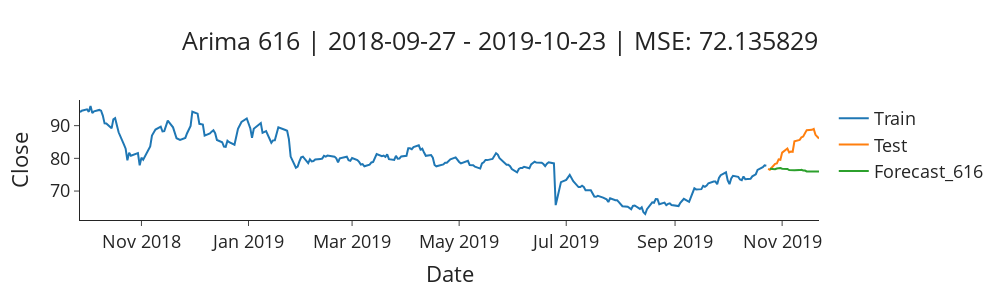
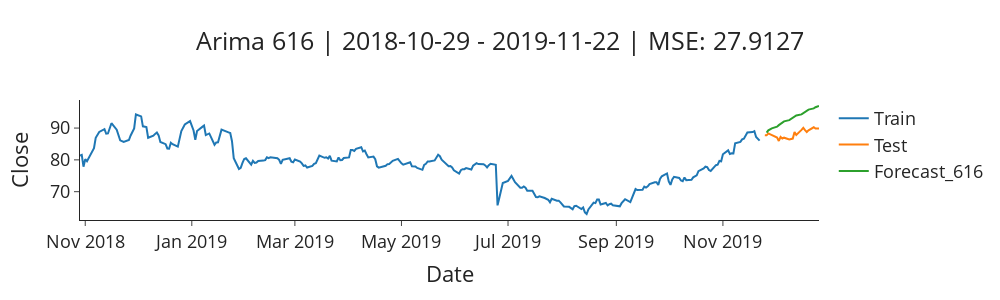
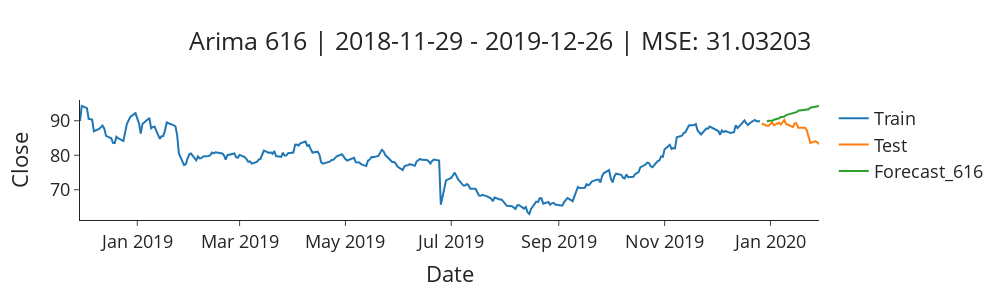
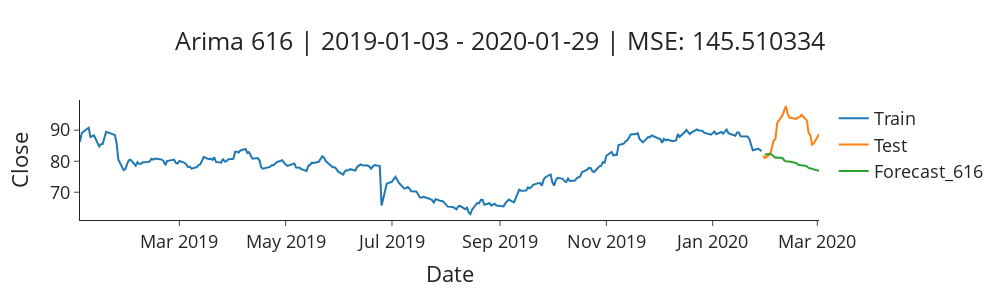

Notebook code cell kept with these figures, in order:
### Markdown cell above
# ARIMA 6,1,6 | Treino_270 | Horizon_22
* Janela de treinamento = 1 ano (270 dias uteis) | Horizonte de previsao = 1 mês (22 dias uteis)

### Code cell
tscv = TimeSeriesSplit(n_splits = 5, max_train_size = 270, test_size = 22)
#janela de treinamento = 270 (equivale a aprox 1 ano dias uteis)
#horizonte de treinamento (22 dias uteis, aprox 1 mes)

cv = 0
mse = []
aic = []
bic = []
X = ts.diff().dropna()
for train_index, test_index in tscv.split(X):
    cv_train, cv_test = X.iloc[train_index], X.iloc[test_index]
    print('train', cv_train.index.min().strftime('%Y%m%d'), cv_train.index.max().strftime('%Y%m%d'))
    print('test',cv_test.index.min().strftime('%Y%m%d'), cv_test.index.max().strftime('%Y%m%d'))
    print('')

    model_616 = sm.tsa.arima.ARIMA(cv_train, order=(6,1,6)).fit()
    forecast_616 = model_616.forecast(len(cv_test))

    df_forecast_616 = cv_test.copy()
    df_forecast_616.rename(columns = {'close':'diff_close'}, inplace = True)
    df_forecast_616['diff_forecast_616'] = forecast_616.values
    df_forecast_616 = df_forecast_616.join(ts, how = 'left')

    list_pred = []
    for i, (c, d) in enumerate(zip(df_forecast_616['close'], df_forecast_616['diff_forecast_616'])):
        if i == 0:
            pred = np.nan
        elif i == 1:
            pred = df_forecast_616['diff_forecast_616'][i] + df_forecast_616['close'][i-1]
        else:
            pred = df_forecast_616['diff_forecast_616'][i] + pred

        list_pred.append(pred)
            #soma a previsão de diff ao ultimo
            # para a primeira previsão (horizonte = 1) considera-se o último "Close" real + a diff prevista,
            # #porém para as predições subsequentes vamos incrementando a diff prevista à ultima predição,
            # #aumentando assim a imprecisão do modelo conforme se distancia do ultimo valor real (efeito boca de jacaré)
    df_forecast_616['forecast_616'] = list_pred
    df_forecast_616 = df_forecast_616[['close','diff_close', 'diff_forecast_616', 'forecast_616' ]]
    if cv == 0:
        display(df_forecast_616)

    #cv_train com escala real do "close"
    df_close_train = ts.loc[cv_train.index.min():cv_train.index.max()]

    #mse
    df_rmse = df_forecast_616.dropna().copy()
    true_values = df_rmse['close'].values
    pred_values = df_rmse['forecast_616'].values
    mse_cv = np.round(mean_squared_error(true_values, pred_values),6)
    mse.append(mse_cv)
    print('MSE: ', mse_cv)

    #aic, bic
    # Get the log-likelihood of the model
    log_likelihood = model_616.llf

    # Get the number of estimated parameters
    num_params = len(model_616.params)

    # Calculate AIC and BIC
    nobs = len(cv_train) #nobs: n observations
    aic_ = int(-2 * log_likelihood + 2 * num_params)
    bic_ = int(-2 * log_likelihood + np.log(nobs) * num_params)
    aic.append(int(aic_))
    bic.append(int(bic_))
    print('AIC: ', aic_)
    print('BIC: ', bic_)

    cv += 1

    #####################
    #plot#
    #####################
    fig = go.Figure()

    fig.add_trace(go.Scatter(x=df_close_train.index, y=df_close_train['close'], name='Train'))
    fig.add_trace(go.Scatter(x=df_forecast_616.index, y=df_forecast_616['close'], name='Test'))
    fig.add_trace(go.Scatter(x=df_forecast_616.index, y=df_forecast_616['forecast_616'], name='Forecast_616'))
    fig.update_layout(template="simple_white", font=dict(size=18), title_text=f"Arima 616 | {cv_train.index.min().strftime('%Y-%m-%d')} - {cv_train.index.max().strftime('%Y-%m-%d')} | MSE: {mse_cv}",
                        width=1000, title_x=0.5, height=300, xaxis_title='Date',
                        yaxis_title='Close')
    fig.show()
    #####################

df_validacao = df_validacao.append({'modelo': 'ARIMA_616_Treino_270_Horizon_22',
                                    'MSE': np.round(np.mean(mse),2),
                                    'MSE_std': np.round(np.std(mse),2),
                                    'AIC': np.round(np.mean(aic),2),
                                    'BIC': np.round(np.mean(bic),2),
                                    'BIC_std': np.round(np.std(bic),2)},
                                    ignore_index=True)
df_validacao

### Figure 1 — Plotly figure (JSON) as saved in the notebook; plotly's stock layout.template omitted (floating-point values rounded to 4 significant figures; data arrays with more than 128 entries replaced by an {"elided": "..."} marker saying what was removed)
{"data": [{"name": "Train", "type": "scatter", "x": {"elided": "270 str values"}, "y": {"elided": "270 float values"}}, {"name": "Test", "type": "scatter", "x": ["2019-10-24T00:00:00", "2019-10-25T00:00:00", "2019-10-28T00:00:00", "2019-10-29T00:00:00", "2019-10-30T00:00:00", "2019-10-31T00:00:00", "2019-11-01T00:00:00", "2019-11-04T00:00:00", "2019-11-05T00:00:00", "2019-11-06T00:00:00", "2019-11-07T00:00:00", "2019-11-08T00:00:00", "2019-11-11T00:00:00", "2019-11-12T00:00:00", "2019-11-13T00:00:00", "2019-11-14T00:00:00", "2019-11-15T00:00:00", "2019-11-18T00:00:00", "2019-11-19T00:00:00", "2019-11-20T00:00:00", "2019-11-21T00:00:00", "2019-11-22T00:00:00"], "y": [76.8, 76.53, 78.33, 78.47, 79.66, 79.55, 81.75, 82.99, 81.84, 82.08, 82.01, 85.21, 85.66, 86.44, 86.66, 87.63, 88.63, 88.73, 89.02, 87.2, 86.52, 86.05]}, {"name": "Forecast_616", "type": "scatter", "x": ["2019-10-24T00:00:00", "2019-10-25T00:00:00", "2019-10-28T00:00:00", "2019-10-29T00:00:00", "2019-10-30T00:00:00", "2019-10-31T00:00:00", "2019-11-01T00:00:00", "2019-11-04T00:00:00", "2019-11-05T00:00:00", "2019-11-06T00:00:00", "2019-11-07T00:00:00", "2019-11-08T00:00:00", "2019-11-11T00:00:00", "2019-11-12T00:00:00", "2019-11-13T00:00:00", "2019-11-14T00:00:00", "2019-11-15T00:00:00", "2019-11-18T00:00:00", "2019-11-19T00:00:00", "2019-11-20T00:00:00", "2019-11-21T00:00:00", "2019-11-22T00:00:00"], "y": [null, 76.82, 76.7, 76.9, 76.97, 77.03, 76.84, 76.76, 76.41, 76.38, 76.28, 76.38, 76.4, 76.51, 76.32, 76.28, 76.01, 75.93, 75.83, 75.9, 75.86, 75.98]}], "layout": {"font": {"size": 18}, "height": 300, "title": {"text": "Arima 616 | 2018-09-27 - 2019-10-23 | MSE: 72.135829", "x": 0.5}, "width": 1000, "xaxis": {"title": {"text": "Date"}}, "yaxis": {"title": {"text": "Close"}}}}

### Figure 2 — Plotly figure (JSON) as saved in the notebook; plotly's stock layout.template omitted (floating-point values rounded to 4 significant figures; data arrays with more than 128 entries replaced by an {"elided": "..."} marker saying what was removed)
{"data": [{"name": "Train", "type": "scatter", "x": {"elided": "270 str values"}, "y": {"elided": "270 float values"}}, {"name": "Test", "type": "scatter", "x": ["2019-11-25T00:00:00", "2019-11-26T00:00:00", "2019-11-27T00:00:00", "2019-11-29T00:00:00", "2019-12-02T00:00:00", "2019-12-03T00:00:00", "2019-12-04T00:00:00", "2019-12-05T00:00:00", "2019-12-06T00:00:00", "2019-12-09T00:00:00", "2019-12-10T00:00:00", "2019-12-11T00:00:00", "2019-12-12T00:00:00", "2019-12-13T00:00:00", "2019-12-16T00:00:00", "2019-12-17T00:00:00", "2019-12-18T00:00:00", "2019-12-19T00:00:00", "2019-12-20T00:00:00", "2019-12-23T00:00:00", "2019-12-24T00:00:00", "2019-12-26T00:00:00"], "y": [87.76, 87.72, 88.33, 87.73, 87.03, 85.95, 87.2, 86.72, 86.98, 86.44, 86.56, 86.7, 88.73, 87.84, 89.43, 90.08, 89.33, 88.77, 89.29, 90.25, 89.85, 89.83]}, {"name": "Forecast_616", "type": "scatter", "x": ["2019-11-25T00:00:00", "2019-11-26T00:00:00", "2019-11-27T00:00:00", "2019-11-29T00:00:00", "2019-12-02T00:00:00", "2019-12-03T00:00:00", "2019-12-04T00:00:00", "2019-12-05T00:00:00", "2019-12-06T00:00:00", "2019-12-09T00:00:00", "2019-12-10T00:00:00", "2019-12-11T00:00:00", "2019-12-12T00:00:00", "2019-12-13T00:00:00", "2019-12-16T00:00:00", "2019-12-17T00:00:00", "2019-12-18T00:00:00", "2019-12-19T00:00:00", "2019-12-20T00:00:00", "2019-12-23T00:00:00", "2019-12-24T00:00:00", "2019-12-26T00:00:00"], "y": [null, 88.57, 89.28, 89.9, 90.44, 90.92, 91.33, 91.74, 92.11, 92.48, 92.85, 93.22, 93.57, 93.96, 94.31, 94.69, 95.06, 95.44, 95.81, 96.19, 96.55, 96.94]}], "layout": {"font": {"size": 18}, "height": 300, "title": {"text": "Arima 616 | 2018-10-29 - 2019-11-22 | MSE: 27.9127", "x": 0.5}, "width": 1000, "xaxis": {"title": {"text": "Date"}}, "yaxis": {"title": {"text": "Close"}}}}

### Figure 3 — Plotly figure (JSON) as saved in the notebook; plotly's stock layout.template omitted (floating-point values rounded to 4 significant figures; data arrays with more than 128 entries replaced by an {"elided": "..."} marker saying what was removed)
{"data": [{"name": "Train", "type": "scatter", "x": {"elided": "270 str values"}, "y": {"elided": "270 float values"}}, {"name": "Test", "type": "scatter", "x": ["2019-12-27T00:00:00", "2019-12-30T00:00:00", "2019-12-31T00:00:00", "2020-01-02T00:00:00", "2020-01-03T00:00:00", "2020-01-06T00:00:00", "2020-01-07T00:00:00", "2020-01-08T00:00:00", "2020-01-09T00:00:00", "2020-01-10T00:00:00", "2020-01-13T00:00:00", "2020-01-14T00:00:00", "2020-01-15T00:00:00", "2020-01-16T00:00:00", "2020-01-17T00:00:00", "2020-01-21T00:00:00", "2020-01-22T00:00:00", "2020-01-23T00:00:00", "2020-01-24T00:00:00", "2020-01-27T00:00:00", "2020-01-28T00:00:00", "2020-01-29T00:00:00"], "y": [89.2, 88.52, 88.54, 89.55, 88.7, 89.4, 88.89, 89.52, 90.21, 89.06, 88.52, 88.2, 89.26, 89.26, 88, 87.99, 87.21, 85.27, 83.54, 84.02, 83.77, 83.2]}, {"name": "Forecast_616", "type": "scatter", "x": ["2019-12-27T00:00:00", "2019-12-30T00:00:00", "2019-12-31T00:00:00", "2020-01-02T00:00:00", "2020-01-03T00:00:00", "2020-01-06T00:00:00", "2020-01-07T00:00:00", "2020-01-08T00:00:00", "2020-01-09T00:00:00", "2020-01-10T00:00:00", "2020-01-13T00:00:00", "2020-01-14T00:00:00", "2020-01-15T00:00:00", "2020-01-16T00:00:00", "2020-01-17T00:00:00", "2020-01-21T00:00:00", "2020-01-22T00:00:00", "2020-01-23T00:00:00", "2020-01-24T00:00:00", "2020-01-27T00:00:00", "2020-01-28T00:00:00", "2020-01-29T00:00:00"], "y": [null, 89.77, 90.0, 89.99, 90.28, 90.73, 91.06, 91.07, 91.2, 91.63, 91.97, 92.09, 92.14, 92.48, 92.88, 93.05, 93.13, 93.35, 93.76, 94.01, 94.1, 94.27]}], "layout": {"font": {"size": 18}, "height": 300, "title": {"text": "Arima 616 | 2018-11-29 - 2019-12-26 | MSE: 31.03203", "x": 0.5}, "width": 1000, "xaxis": {"title": {"text": "Date"}}, "yaxis": {"title": {"text": "Close"}}}}

### Figure 4 — Plotly figure (JSON) as saved in the notebook; plotly's stock layout.template omitted (floating-point values rounded to 4 significant figures; data arrays with more than 128 entries replaced by an {"elided": "..."} marker saying what was removed)
{"data": [{"name": "Train", "type": "scatter", "x": {"elided": "270 str values"}, "y": {"elided": "270 float values"}}, {"name": "Test", "type": "scatter", "x": ["2020-01-30T00:00:00", "2020-01-31T00:00:00", "2020-02-03T00:00:00", "2020-02-04T00:00:00", "2020-02-05T00:00:00", "2020-02-06T00:00:00", "2020-02-07T00:00:00", "2020-02-10T00:00:00", "2020-02-11T00:00:00", "2020-02-12T00:00:00", "2020-02-13T00:00:00", "2020-02-14T00:00:00", "2020-02-18T00:00:00", "2020-02-19T00:00:00", "2020-02-20T00:00:00", "2020-02-21T00:00:00", "2020-02-24T00:00:00", "2020-02-25T00:00:00", "2020-02-26T00:00:00", "2020-02-27T00:00:00", "2020-02-28T00:00:00", "2020-03-02T00:00:00"], "y": [81.78, 81.02, 82.3, 84.36, 86.63, 87.18, 92.29, 94.75, 96, 97.79, 95.35, 94.05, 93.61, 94.14, 94.23, 94.96, 93.14, 89.18, 88.41, 85.42, 85.71, 88.69]}, {"name": "Forecast_616", "type": "scatter", "x": ["2020-01-30T00:00:00", "2020-01-31T00:00:00", "2020-02-03T00:00:00", "2020-02-04T00:00:00", "2020-02-05T00:00:00", "2020-02-06T00:00:00", "2020-02-07T00:00:00", "2020-02-10T00:00:00", "2020-02-11T00:00:00", "2020-02-12T00:00:00", "2020-02-13T00:00:00", "2020-02-14T00:00:00", "2020-02-18T00:00:00", "2020-02-19T00:00:00", "2020-02-20T00:00:00", "2020-02-21T00:00:00", "2020-02-24T00:00:00", "2020-02-25T00:00:00", "2020-02-26T00:00:00", "2020-02-27T00:00:00", "2020-02-28T00:00:00", "2020-03-02T00:00:00"], "y": [null, 82.06, 82.45, 82.0, 81.41, 81.11, 81.21, 81.01, 80.33, 79.97, 79.93, 79.91, 79.41, 78.86, 78.75, 78.72, 78.43, 77.85, 77.57, 77.54, 77.35, 76.88]}], "layout": {"font": {"size": 18}, "height": 300, "title": {"text": "Arima 616 | 2019-01-03 - 2020-01-29 | MSE: 145.510334", "x": 0.5}, "width": 1000, "xaxis": {"title": {"text": "Date"}}, "yaxis": {"title": {"text": "Close"}}}}
